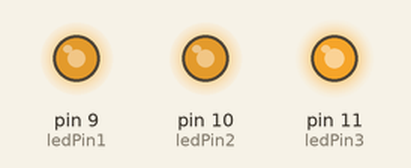
This sketch was run on a simulated Arduino Uno, built with avr-gcc and run on an emulated ATmega328P. Parts: output pins drawn as LEDs (lit = HIGH). Random numbers use the default seed unless the sketch sets one.

Above: at 0.37 s.
At 7.48 s:
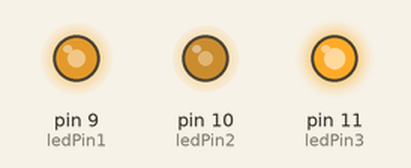
At 10.59 s:
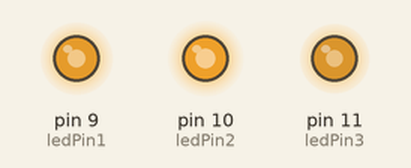
At 21.12 s:
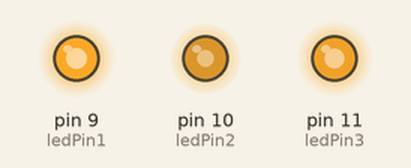
At 28.18 s:
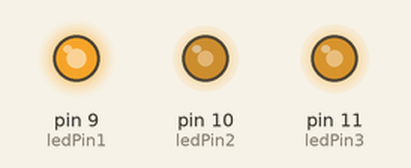
At 39.32 s:
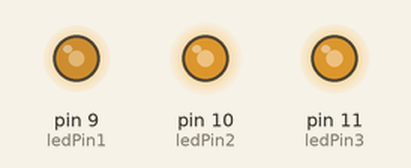
Timing chart, 0 to 40.0 s (numbered marks = the images above):
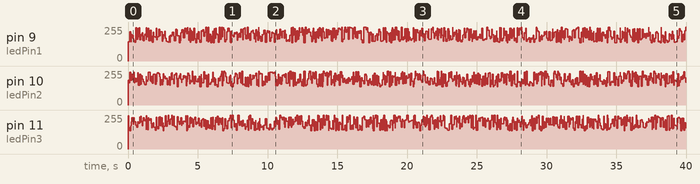

The sketch:

Projeto9.ino
```cpp
// Projeto 9 - Efeito de fogo com LEDs

#include <stdlib.h>

byte ledPin1 = 9;
byte ledPin2 = 10;
byte ledPin3 = 11;

void
setup()
{
  pinMode(ledPin1, OUTPUT);
  pinMode(ledPin2, OUTPUT);
  pinMode(ledPin3, OUTPUT);
}

void
loop()
{
 analogWrite(ledPin1, random(120) + 136);
 analogWrite(ledPin2, random(120) + 136);
 analogWrite(ledPin3, random(120) + 136);
 delay(random(100));
}
```
